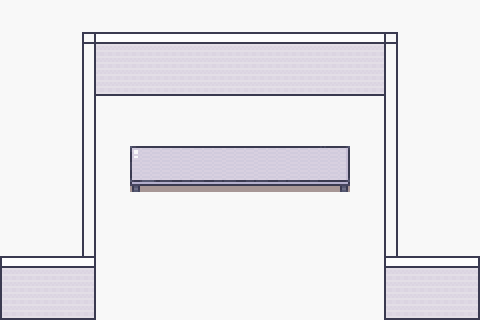

Below is a game level as drawn by its tile map, then a one-line description and the .tmx file that defines it, in full:
An orthogonal 15x10 tile map with 32x32 px tiles, 4 tile layers (floor, cliff, decor1, decor2), 4 tilesets and 7 objects (3x item, playerStart, chord, thelma, milestone).

<map version="1.10" tiledversion="1.11.0" orientation="orthogonal" renderorder="right-down" width="15" height="10" tilewidth="32" tileheight="32" infinite="0" nextlayerid="8" nextobjectid="17">
 <editorsettings>
  <export target="stage_01_night.json" format="json" />
 </editorsettings>
 <tileset firstgid="1" name="Forest-Prairie Tileset v1" tilewidth="32" tileheight="32" tilecount="567" columns="21">
  <image source="../../Forest-Prairie Tileset v1.png" width="672" height="864" />
  <tile id="128">
   <properties>
    <property name="collides" type="bool" value="true" />
   </properties>
  </tile>
  <tile id="129">
   <properties>
    <property name="collides" type="bool" value="true" />
   </properties>
  </tile>
  <tile id="130">
   <properties>
    <property name="collides" type="bool" value="true" />
   </properties>
  </tile>
  <tile id="131">
   <properties>
    <property name="collides" type="bool" value="true" />
   </properties>
  </tile>
  <tile id="132">
   <properties>
    <property name="collides" type="bool" value="true" />
   </properties>
  </tile>
  <tile id="133">
   <properties>
    <property name="collides" type="bool" value="true" />
   </properties>
  </tile>
  <tile id="134">
   <properties>
    <property name="collides" type="bool" value="true" />
   </properties>
  </tile>
  <tile id="135">
   <properties>
    <property name="collides" type="bool" value="true" />
   </properties>
  </tile>
  <tile id="136">
   <properties>
    <property name="collides" type="bool" value="true" />
   </properties>
  </tile>
  <tile id="137">
   <properties>
    <property name="collides" type="bool" value="true" />
   </properties>
  </tile>
  <tile id="138">
   <properties>
    <property name="collides" type="bool" value="true" />
   </properties>
  </tile>
  <tile id="139">
   <properties>
    <property name="collides" type="bool" value="true" />
   </properties>
  </tile>
  <tile id="140">
   <properties>
    <property name="collides" type="bool" value="true" />
   </properties>
  </tile>
  <tile id="141">
   <properties>
    <property name="collides" type="bool" value="true" />
   </properties>
  </tile>
  <tile id="142">
   <properties>
    <property name="collides" type="bool" value="true" />
   </properties>
  </tile>
  <tile id="143">
   <properties>
    <property name="collides" type="bool" value="true" />
   </properties>
  </tile>
  <tile id="144">
   <properties>
    <property name="collides" type="bool" value="true" />
   </properties>
  </tile>
  <tile id="149">
   <properties>
    <property name="collides" type="bool" value="true" />
   </properties>
  </tile>
  <tile id="150">
   <properties>
    <property name="collides" type="bool" value="true" />
   </properties>
  </tile>
  <tile id="151">
   <properties>
    <property name="collides" type="bool" value="true" />
   </properties>
  </tile>
  <tile id="152">
   <properties>
    <property name="collides" type="bool" value="true" />
   </properties>
  </tile>
  <tile id="153">
   <properties>
    <property name="collides" type="bool" value="true" />
   </properties>
  </tile>
  <tile id="154">
   <properties>
    <property name="collides" type="bool" value="true" />
   </properties>
  </tile>
  <tile id="155">
   <properties>
    <property name="collides" type="bool" value="true" />
   </properties>
  </tile>
  <tile id="156">
   <properties>
    <property name="collides" type="bool" value="true" />
   </properties>
  </tile>
  <tile id="157">
   <properties>
    <property name="collides" type="bool" value="true" />
   </properties>
  </tile>
  <tile id="158">
   <properties>
    <property name="collides" type="bool" value="true" />
   </properties>
  </tile>
  <tile id="159">
   <properties>
    <property name="collides" type="bool" value="true" />
   </properties>
  </tile>
  <tile id="160">
   <properties>
    <property name="collides" type="bool" value="true" />
   </properties>
  </tile>
  <tile id="161">
   <properties>
    <property name="collides" type="bool" value="true" />
   </properties>
  </tile>
  <tile id="162">
   <properties>
    <property name="collides" type="bool" value="true" />
   </properties>
  </tile>
  <tile id="163">
   <properties>
    <property name="collides" type="bool" value="true" />
   </properties>
  </tile>
  <tile id="164">
   <properties>
    <property name="collides" type="bool" value="true" />
   </properties>
  </tile>
  <tile id="165">
   <properties>
    <property name="collides" type="bool" value="true" />
   </properties>
  </tile>
  <tile id="166">
   <properties>
    <property name="collides" type="bool" value="true" />
   </properties>
  </tile>
  <tile id="170">
   <properties>
    <property name="collides" type="bool" value="true" />
   </properties>
  </tile>
  <tile id="171">
   <properties>
    <property name="collides" type="bool" value="true" />
   </properties>
  </tile>
  <tile id="172">
   <properties>
    <property name="collides" type="bool" value="true" />
   </properties>
  </tile>
  <tile id="173">
   <properties>
    <property name="collides" type="bool" value="true" />
   </properties>
  </tile>
  <tile id="174">
   <properties>
    <property name="collides" type="bool" value="true" />
   </properties>
  </tile>
  <tile id="175">
   <properties>
    <property name="collides" type="bool" value="true" />
   </properties>
  </tile>
  <tile id="176">
   <properties>
    <property name="collides" type="bool" value="true" />
   </properties>
  </tile>
  <tile id="177">
   <properties>
    <property name="collides" type="bool" value="true" />
   </properties>
  </tile>
  <tile id="178">
   <properties>
    <property name="collides" type="bool" value="true" />
   </properties>
  </tile>
  <tile id="179">
   <properties>
    <property name="collides" type="bool" value="true" />
   </properties>
  </tile>
  <tile id="180">
   <properties>
    <property name="collides" type="bool" value="true" />
   </properties>
  </tile>
  <tile id="181">
   <properties>
    <property name="collides" type="bool" value="true" />
   </properties>
  </tile>
  <tile id="182">
   <properties>
    <property name="collides" type="bool" value="true" />
   </properties>
  </tile>
  <tile id="183">
   <properties>
    <property name="collides" type="bool" value="true" />
   </properties>
  </tile>
  <tile id="185">
   <properties>
    <property name="collides" type="bool" value="true" />
   </properties>
  </tile>
  <tile id="186">
   <properties>
    <property name="collides" type="bool" value="true" />
   </properties>
  </tile>
  <tile id="187">
   <properties>
    <property name="collides" type="bool" value="true" />
   </properties>
  </tile>
  <tile id="190">
   <properties>
    <property name="collides" type="bool" value="true" />
   </properties>
  </tile>
  <tile id="191">
   <properties>
    <property name="collides" type="bool" value="true" />
   </properties>
  </tile>
  <tile id="192">
   <properties>
    <property name="collides" type="bool" value="true" />
   </properties>
  </tile>
  <tile id="193">
   <properties>
    <property name="collides" type="bool" value="true" />
   </properties>
  </tile>
  <tile id="194">
   <properties>
    <property name="collides" type="bool" value="true" />
   </properties>
  </tile>
  <tile id="195">
   <properties>
    <property name="collides" type="bool" value="true" />
   </properties>
  </tile>
  <tile id="196">
   <properties>
    <property name="collides" type="bool" value="true" />
   </properties>
  </tile>
  <tile id="197">
   <properties>
    <property name="collides" type="bool" value="true" />
   </properties>
  </tile>
  <tile id="200">
   <properties>
    <property name="collides" type="bool" value="true" />
   </properties>
  </tile>
  <tile id="201">
   <properties>
    <property name="collides" type="bool" value="true" />
   </properties>
  </tile>
  <tile id="202">
   <properties>
    <property name="collides" type="bool" value="true" />
   </properties>
  </tile>
  <tile id="203">
   <properties>
    <property name="collides" type="bool" value="true" />
   </properties>
  </tile>
  <tile id="204">
   <properties>
    <property name="collides" type="bool" value="true" />
   </properties>
  </tile>
  <tile id="211">
   <properties>
    <property name="collides" type="bool" value="true" />
   </properties>
  </tile>
  <tile id="212">
   <properties>
    <property name="collides" type="bool" value="true" />
   </properties>
  </tile>
  <tile id="213">
   <properties>
    <property name="collides" type="bool" value="true" />
   </properties>
  </tile>
  <tile id="214">
   <properties>
    <property name="collides" type="bool" value="true" />
   </properties>
  </tile>
  <tile id="215">
   <properties>
    <property name="collides" type="bool" value="true" />
   </properties>
  </tile>
  <tile id="216">
   <properties>
    <property name="collides" type="bool" value="true" />
   </properties>
  </tile>
  <tile id="217">
   <properties>
    <property name="collides" type="bool" value="true" />
   </properties>
  </tile>
  <tile id="218">
   <properties>
    <property name="collides" type="bool" value="true" />
   </properties>
  </tile>
  <tile id="219">
   <properties>
    <property name="collides" type="bool" value="true" />
   </properties>
  </tile>
  <tile id="220">
   <properties>
    <property name="collides" type="bool" value="true" />
   </properties>
  </tile>
  <tile id="221">
   <properties>
    <property name="collides" type="bool" value="true" />
   </properties>
  </tile>
  <tile id="222">
   <properties>
    <property name="collides" type="bool" value="true" />
   </properties>
  </tile>
  <tile id="223">
   <properties>
    <property name="collides" type="bool" value="true" />
   </properties>
  </tile>
  <tile id="224">
   <properties>
    <property name="collides" type="bool" value="true" />
   </properties>
  </tile>
  <tile id="225">
   <properties>
    <property name="collides" type="bool" value="true" />
   </properties>
  </tile>
  <tile id="227">
   <properties>
    <property name="collides" type="bool" value="true" />
   </properties>
  </tile>
  <tile id="228">
   <properties>
    <property name="collides" type="bool" value="true" />
   </properties>
  </tile>
  <tile id="232">
   <properties>
    <property name="collides" type="bool" value="true" />
   </properties>
  </tile>
  <tile id="233">
   <properties>
    <property name="collides" type="bool" value="true" />
   </properties>
  </tile>
  <tile id="234">
   <properties>
    <property name="collides" type="bool" value="true" />
   </properties>
  </tile>
  <tile id="235">
   <properties>
    <property name="collides" type="bool" value="true" />
   </properties>
  </tile>
  <tile id="236">
   <properties>
    <property name="collides" type="bool" value="true" />
   </properties>
  </tile>
  <tile id="237">
   <properties>
    <property name="collides" type="bool" value="true" />
   </properties>
  </tile>
  <tile id="238">
   <properties>
    <property name="collides" type="bool" value="true" />
   </properties>
  </tile>
  <tile id="239">
   <properties>
    <property name="collides" type="bool" value="true" />
   </properties>
  </tile>
  <tile id="240">
   <properties>
    <property name="collides" type="bool" value="true" />
   </properties>
  </tile>
  <tile id="241">
   <properties>
    <property name="collides" type="bool" value="true" />
   </properties>
  </tile>
  <tile id="242">
   <properties>
    <property name="collides" type="bool" value="true" />
   </properties>
  </tile>
  <tile id="243">
   <properties>
    <property name="collides" type="bool" value="true" />
   </properties>
  </tile>
  <tile id="244">
   <properties>
    <property name="collides" type="bool" value="true" />
   </properties>
  </tile>
  <tile id="246">
   <properties>
    <property name="collides" type="bool" value="true" />
   </properties>
  </tile>
  <tile id="248">
   <properties>
    <property name="collides" type="bool" value="true" />
   </properties>
  </tile>
  <tile id="249">
   <properties>
    <property name="collides" type="bool" value="true" />
   </properties>
  </tile>
  <tile id="258">
   <properties>
    <property name="collides" type="bool" value="true" />
   </properties>
  </tile>
  <tile id="259">
   <properties>
    <property name="collides" type="bool" value="true" />
   </properties>
  </tile>
  <tile id="260">
   <properties>
    <property name="collides" type="bool" value="true" />
   </properties>
  </tile>
  <tile id="261">
   <properties>
    <property name="collides" type="bool" value="true" />
   </properties>
  </tile>
  <tile id="262">
   <properties>
    <property name="collides" type="bool" value="true" />
   </properties>
  </tile>
  <tile id="263">
   <properties>
    <property name="collides" type="bool" value="true" />
   </properties>
  </tile>
  <tile id="264">
   <properties>
    <property name="collides" type="bool" value="true" />
   </properties>
  </tile>
  <tile id="265">
   <properties>
    <property name="collides" type="bool" value="true" />
   </properties>
  </tile>
  <tile id="269">
   <properties>
    <property name="collides" type="bool" value="true" />
   </properties>
  </tile>
  <tile id="270">
   <properties>
    <property name="collides" type="bool" value="true" />
   </properties>
  </tile>
  <tile id="279">
   <properties>
    <property name="collides" type="bool" value="true" />
   </properties>
  </tile>
  <tile id="280">
   <properties>
    <property name="collides" type="bool" value="true" />
   </properties>
  </tile>
  <tile id="281">
   <properties>
    <property name="collides" type="bool" value="true" />
   </properties>
  </tile>
  <tile id="282">
   <properties>
    <property name="collides" type="bool" value="true" />
   </properties>
  </tile>
  <tile id="283">
   <properties>
    <property name="collides" type="bool" value="true" />
   </properties>
  </tile>
  <tile id="284">
   <properties>
    <property name="collides" type="bool" value="true" />
   </properties>
  </tile>
  <tile id="285">
   <properties>
    <property name="collides" type="bool" value="true" />
   </properties>
  </tile>
  <tile id="286">
   <properties>
    <property name="collides" type="bool" value="true" />
   </properties>
  </tile>
  <tile id="290">
   <properties>
    <property name="collides" type="bool" value="true" />
   </properties>
  </tile>
  <tile id="291">
   <properties>
    <property name="collides" type="bool" value="true" />
   </properties>
  </tile>
  <tile id="300">
   <properties>
    <property name="collides" type="bool" value="true" />
   </properties>
  </tile>
  <tile id="301">
   <properties>
    <property name="collides" type="bool" value="true" />
   </properties>
  </tile>
  <tile id="302">
   <properties>
    <property name="collides" type="bool" value="true" />
   </properties>
  </tile>
  <tile id="303">
   <properties>
    <property name="collides" type="bool" value="true" />
   </properties>
  </tile>
  <tile id="305">
   <properties>
    <property name="collides" type="bool" value="true" />
   </properties>
  </tile>
  <tile id="306">
   <properties>
    <property name="collides" type="bool" value="true" />
   </properties>
  </tile>
  <tile id="307">
   <properties>
    <property name="collides" type="bool" value="true" />
   </properties>
  </tile>
  <tile id="321">
   <properties>
    <property name="collides" type="bool" value="true" />
   </properties>
  </tile>
  <tile id="322">
   <properties>
    <property name="collides" type="bool" value="true" />
   </properties>
  </tile>
  <tile id="323">
   <properties>
    <property name="collides" type="bool" value="true" />
   </properties>
  </tile>
  <tile id="474">
   <properties>
    <property name="collides" type="bool" value="true" />
   </properties>
  </tile>
 </tileset>
 <tileset firstgid="568" name="Royal Dungeon Tileset" tilewidth="32" tileheight="32" tilecount="396" columns="18">
  <image source="../../Royal Dungeon Tileset.png" width="576" height="704" />
 </tileset>
 <tileset firstgid="964" name="Room_Builder_Office_32x32" tilewidth="32" tileheight="32" tilecount="224" columns="16">
  <image source="../../Room_Builder_Office_32x32.png" width="512" height="448" />
 </tileset>
 <tileset firstgid="1188" name="Modern_Office_32x32" tilewidth="32" tileheight="32" tilecount="848" columns="16">
  <image source="../../Modern_Office_32x32.png" width="512" height="1696" />
 </tileset>
 <layer id="1" name="floor" width="15" height="10" locked="1">
  <data encoding="csv">
1023,1023,1023,1023,1023,1023,1023,1023,1023,1023,1023,1023,1023,1023,1023,
1023,1023,1023,1140,1141,1141,1141,1141,1141,1141,1141,1141,1023,1023,1023,
1023,1023,1023,1023,1023,1023,1023,1023,1023,1023,1023,1023,1023,1023,1023,
1023,1023,1023,1023,1023,1023,1023,1023,1023,1023,1023,1023,1023,1023,1023,
1023,1023,1023,1023,1023,1023,1023,1023,1023,1023,1023,1023,1023,1023,1023,
1023,1023,1023,1023,1023,1023,1023,1023,1023,1023,1023,1023,1023,1023,1023,
1023,1023,1023,1023,1023,1023,1023,1023,1023,1023,1023,1023,1023,1023,1023,
1023,1023,1023,1023,1023,1023,1023,1023,1023,1023,1023,1023,1023,1023,1023,
1023,1023,1023,1023,1023,1023,1023,1023,1023,1023,1023,1023,1023,1023,1023,
1023,1023,1023,1023,1023,1023,1023,1023,1023,1023,1023,1023,1140,1141,1142
</data>
 </layer>
 <layer id="5" name="cliff" width="15" height="10" locked="1">
  <data encoding="csv">
0,0,0,0,0,0,0,0,0,0,0,0,0,0,0,
0,0,987,1141,1141,1141,1141,1141,1141,1141,1141,1141,989,0,0,
0,0,1003,1164,1164,1164,1164,1164,1164,1164,1164,1164,1005,0,0,
0,0,1003,0,0,0,0,0,0,0,0,0,1005,0,0,
0,0,1003,0,0,0,0,0,0,0,0,0,1005,0,0,
0,0,1003,0,0,0,0,0,0,0,0,0,1005,0,0,
0,0,1003,0,0,0,0,0,0,0,0,0,1005,0,0,
0,0,1003,0,0,0,0,0,0,0,0,0,1005,0,0,
1140,1141,1142,0,0,0,0,0,0,0,0,0,1140,1141,1142,
1156,1157,1158,0,0,0,0,0,0,0,0,0,1156,1157,1158
</data>
 </layer>
 <layer id="4" name="decor1" width="15" height="10" locked="1">
  <data encoding="csv">
0,0,0,0,0,0,0,0,0,0,0,0,0,0,0,
0,0,0,0,0,0,0,0,0,0,0,0,0,0,0,
0,0,0,0,0,0,0,0,0,0,0,0,0,0,0,
0,0,0,0,0,0,0,0,0,0,0,0,0,0,0,
0,0,0,0,1258,1259,1259,1259,1259,1259,1260,0,0,0,0,
0,0,0,0,1290,1291,1291,1291,1291,1291,1292,0,0,0,0,
0,0,0,0,0,0,0,0,0,0,0,0,0,0,0,
0,0,0,0,0,0,0,0,0,0,0,0,0,0,0,
0,0,0,0,0,0,0,0,0,0,0,0,0,0,0,
0,0,0,0,0,0,0,0,0,0,0,0,0,0,0
</data>
 </layer>
 <layer id="6" name="decor2" width="15" height="10" locked="1">
  <data encoding="csv">
0,0,0,0,0,0,0,0,0,0,0,0,0,0,0,
0,0,0,0,0,0,0,0,0,0,0,0,0,0,0,
0,0,0,0,0,0,0,0,0,0,0,0,0,0,0,
0,0,0,0,0,0,0,0,0,0,0,0,0,0,0,
0,0,0,0,0,0,0,0,0,0,0,0,0,0,0,
0,0,0,0,0,0,0,0,0,0,0,0,0,0,0,
0,0,0,0,0,0,0,0,0,0,0,0,0,0,0,
0,0,0,0,0,0,0,0,0,0,0,0,0,0,0,
0,0,0,0,0,0,0,0,0,0,0,0,0,0,0,
0,0,0,0,0,0,0,0,0,0,0,0,0,0,0
</data>
 </layer>
 <objectgroup id="7" name="object">
  <object id="1" name="item" x="159.379" y="171.274">
   <point />
  </object>
  <object id="2" name="playerStart" x="255.706" y="282.627">
   <point />
  </object>
  <object id="3" name="chord" x="337.627" y="114.315">
   <point />
  </object>
  <object id="13" name="thelma" x="369.212" y="218.018">
   <point />
  </object>
  <object id="14" name="item" x="247.059" y="169.386">
   <point />
  </object>
  <object id="15" name="item" x="315.328" y="169.738">
   <point />
  </object>
  <object id="16" name="milestone" x="365.588" y="115.728">
   <point />
  </object>
 </objectgroup>
</map>
